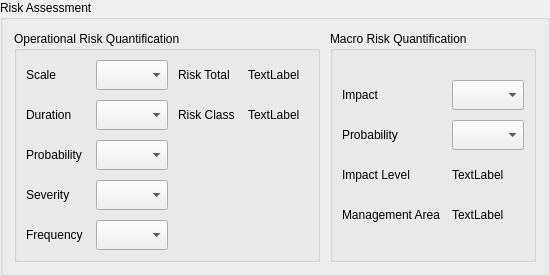
            <widget class="QGroupBox" name="gpb_RiskAssessment">
             <property name="minimumSize">
              <size>
               <width>0</width>
               <height>100</height>
              </size>
             </property>
             <property name="title">
              <string>Risk Assessment</string>
             </property>
             <layout class="QGridLayout" name="gridLayout_4">
              <item row="0" column="0">
               <layout class="QGridLayout" name="glay_RiskAssessment">
                <property name="spacing">
                 <number>10</number>
                </property>
                <item row="0" column="0">
                 <layout class="QHBoxLayout" name="horizontalLayout">
                  <property name="spacing">
                   <number>10</number>
                  </property>
                  <item>
                   <widget class="QGroupBox" name="gpb_OperationalRisk">
                    <property name="title">
                     <string>Operational Risk Quantification</string>
                    </property>
                    <layout class="QGridLayout" name="gridLayout_6">
                     <item row="0" column="0">
                      <layout class="QGridLayout" name="gridLayout">
                       <property name="spacing">
                        <number>10</number>
                       </property>
                       <item row="3" column="1">
                        <widget class="QComboBox" name="comboBox_4">
                         <property name="minimumSize">
                          <size>
                           <width>0</width>
                           <height>30</height>
                          </size>
                         </property>
                         <property name="maximumSize">
                          <size>
                           <width>16777215</width>
                           <height>30</height>
                          </size>
                         </property>
                        </widget>
                       </item>
                       <item row="0" column="1">
                        <widget class="QComboBox" name="comboBox">
                         <property name="minimumSize">
                          <size>
                           <width>0</width>
                           <height>30</height>
                          </size>
                         </property>
                         <property name="maximumSize">
                          <size>
                           <width>16777215</width>
                           <height>30</height>
                          </size>
                         </property>
                        </widget>
                       </item>
                       <item row="1" column="0">
                        <widget class="QLabel" name="label_2">
                         <property name="minimumSize">
                          <size>
                           <width>60</width>
                           <height>30</height>
                          </size>
                         </property>
                         <property name="maximumSize">
                          <size>
                           <width>60</width>
                           <height>30</height>
                          </size>
                         </property>
                         <property name="text">
                          <string>Duration</string>
                         </property>
                        </widget>
                       </item>
                       <item row="0" column="0">
                        <widget class="QLabel" name="label">
                         <property name="minimumSize">
                          <size>
                           <width>60</width>
                           <height>30</height>
                          </size>
                         </property>
                         <property name="maximumSize">
                          <size>
                           <width>60</width>
                           <height>30</height>
                          </size>
                         </property>
                         <property name="text">
                          <string>Scale</string>
                         </property>
                        </widget>
                       </item>
                       <item row="2" column="0">
                        <widget class="QLabel" name="label_3">
                         <property name="minimumSize">
                          <size>
                           <width>60</width>
                           <height>30</height>
                          </size>
                         </property>
                         <property name="maximumSize">
                          <size>
                           <width>60</width>
                           <height>30</height>
                          </size>
                         </property>
                         <property name="text">
                          <string>Probability</string>
                         </property>
                        </widget>
                       </item>
                       <item row="1" column="1">
                        <widget class="QComboBox" name="comboBox_2">
                         <property name="minimumSize">
                          <size>
                           <width>0</width>
                           <height>30</height>
                          </size>
                         </property>
                         <property name="maximumSize">
                          <size>
                           <width>16777215</width>
                           <height>30</height>
                          </size>
                         </property>
                        </widget>
                       </item>
                       <item row="0" column="2">
                        <widget class="QLabel" name="label_6">
                         <property name="minimumSize">
                          <size>
                           <width>60</width>
                           <height>30</height>
                          </size>
                         </property>
                         <property name="maximumSize">
                          <size>
                           <width>60</width>
                           <height>30</height>
                          </size>
                         </property>
                         <property name="text">
                          <string>Risk Total</string>
                         </property>
                        </widget>
                       </item>
                       <item row="4" column="0">
                        <widget class="QLabel" name="label_5">
                         <property name="minimumSize">
                          <size>
                           <width>60</width>
                           <height>30</height>
                          </size>
                         </property>
                         <property name="maximumSize">
                          <size>
                           <width>60</width>
                           <height>30</height>
                          </size>
                         </property>
                         <property name="text">
                          <string>Frequency</string>
                         </property>
                        </widget>
                       </item>
                       <item row="1" column="2">
                        <widget class="QLabel" name="label_7">
                         <property name="minimumSize">
                          <size>
                           <width>60</width>
                           <height>30</height>
                          </size>
                         </property>
                         <property name="maximumSize">
                          <size>
                           <width>60</width>
                           <height>30</height>
                          </size>
                         </property>
                         <property name="text">
                          <string>Risk Class</string>
                         </property>
                        </widget>
                       </item>
                       <item row="4" column="1">
                        <widget class="QComboBox" name="comboBox_5">
                         <property name="minimumSize">
                          <size>
                           <width>0</width>
                           <height>30</height>
                          </size>
                         </property>
                         <property name="maximumSize">
                          <size>
                           <width>16777215</width>
                           <height>30</height>
                          </size>
                         </property>
                        </widget>
                       </item>
                       <item row="2" column="1">
                        <widget class="QComboBox" name="comboBox_3">
                         <property name="minimumSize">
                          <size>
                           <width>0</width>
                           <height>30</height>
                          </size>
                         </property>
                         <property name="maximumSize">
                          <size>
                           <width>16777215</width>
                           <height>30</height>
                          </size>
                         </property>
                        </widget>
                       </item>
                       <item row="3" column="0">
                        <widget class="QLabel" name="label_4">
                         <property name="minimumSize">
                          <size>
                           <width>60</width>
                           <height>30</height>
                          </size>
                         </property>
                         <property name="maximumSize">
                          <size>
                           <width>60</width>
                           <height>30</height>
                          </size>
                         </property>
                         <property name="text">
                          <string>Severity</string>
                         </property>
                        </widget>
                       </item>
                       <item row="0" column="3">
                        <widget class="QLabel" name="label_8">
                         <property name="minimumSize">
                          <size>
                           <width>60</width>
                           <height>30</height>
                          </size>
                         </property>
                         <property name="maximumSize">
                          <size>
                           <width>60</width>
                           <height>30</height>
                          </size>
                         </property>
                         <property name="text">
                          <string>TextLabel</string>
                         </property>
                        </widget>
                       </item>
                       <item row="1" column="3">
                        <widget class="QLabel" name="label_9">
                         <property name="minimumSize">
                          <size>
                           <width>60</width>
                           <height>30</height>
                          </size>
                         </property>
                         <property name="maximumSize">
                          <size>
                           <width>60</width>
                           <height>30</height>
                          </size>
                         </property>
                         <property name="text">
                          <string>TextLabel</string>
                         </property>
                        </widget>
                       </item>
                      </layout>
                     </item>
                    </layout>
                   </widget>
                  </item>
                  <item>
                   <widget class="QGroupBox" name="gpb_MacroRisk">
                    <property name="title">
                     <string>Macro Risk Quantification</string>
                    </property>
                    <layout class="QGridLayout" name="gridLayout_8">
                     <item row="0" column="0">
                      <layout class="QGridLayout" name="gridLayout_7">
                       <property name="spacing">
                        <number>10</number>
                       </property>
                       <item row="1" column="0">
                        <widget class="QLabel" name="label_11">
                         <property name="minimumSize">
                          <size>
                           <width>100</width>
                           <height>30</height>
                          </size>
                         </property>
                         <property name="maximumSize">
                          <size>
                           <width>100</width>
                           <height>30</height>
                          </size>
                         </property>
                         <property name="text">
                          <string>Probability</string>
                         </property>
                        </widget>
                       </item>
                       <item row="2" column="0">
                        <widget class="QLabel" name="label_12">
                         <property name="minimumSize">
                          <size>
                           <width>100</width>
                           <height>30</height>
                          </size>
                         </property>
                         <property name="maximumSize">
                          <size>
                           <width>100</width>
                           <height>30</height>
                          </size>
                         </property>
                         <property name="text">
                          <string>Impact Level</string>
                         </property>
                        </widget>
                       </item>
                       <item row="3" column="0">
                        <widget class="QLabel" name="label_13">
                         <property name="minimumSize">
                          <size>
                           <width>100</width>
                           <height>30</height>
                          </size>
                         </property>
                         <property name="maximumSize">
                          <size>
                           <width>100</width>
                           <height>30</height>
                          </size>
                         </property>
                         <property name="text">
                          <string>Management Area</string>
                         </property>
                        </widget>
                       </item>
                       <item row="0" column="0">
                        <widget class="QLabel" name="label_10">
                         <property name="minimumSize">
                          <size>
                           <width>100</width>
                           <height>30</height>
                          </size>
                         </property>
                         <property name="maximumSize">
                          <size>
                           <width>100</width>
                           <height>30</height>
                          </size>
                         </property>
                         <property name="text">
                          <string>Impact</string>
                         </property>
                        </widget>
                       </item>
                       <item row="0" column="1">
                        <widget class="QComboBox" name="comboBox_6">
                         <property name="minimumSize">
                          <size>
                           <width>0</width>
                           <height>30</height>
                          </size>
                         </property>
                         <property name="maximumSize">
                          <size>
                           <width>16777215</width>
                           <height>30</height>
                          </size>
                         </property>
                        </widget>
                       </item>
                       <item row="1" column="1">
                        <widget class="QComboBox" name="comboBox_7">
                         <property name="minimumSize">
                          <size>
                           <width>0</width>
                           <height>30</height>
                          </size>
                         </property>
                         <property name="maximumSize">
                          <size>
                           <width>16777215</width>
                           <height>30</height>
                          </size>
                         </property>
                        </widget>
                       </item>
                       <item row="2" column="1">
                        <widget class="QLabel" name="label_14">
                         <property name="minimumSize">
                          <size>
                           <width>0</width>
                           <height>30</height>
                          </size>
                         </property>
                         <property name="maximumSize">
                          <size>
                           <width>16777215</width>
                           <height>30</height>
                          </size>
                         </property>
                         <property name="text">
                          <string>TextLabel</string>
                         </property>
                         <property name="wordWrap">
                          <bool>true</bool>
                         </property>
                        </widget>
                       </item>
                       <item row="3" column="1">
                        <widget class="QLabel" name="label_15">
                         <property name="minimumSize">
                          <size>
                           <width>0</width>
                           <height>30</height>
                          </size>
                         </property>
                         <property name="maximumSize">
                          <size>
                           <width>16777215</width>
                           <height>30</height>
                          </size>
                         </property>
                         <property name="text">
                          <string>TextLabel</string>
                         </property>
                         <property name="wordWrap">
                          <bool>true</bool>
                         </property>
                        </widget>
                       </item>
                      </layout>
                     </item>
                    </layout>
                   </widget>
                  </item>
                 </layout>
                </item>
               </layout>
              </item>
             </layout>
            </widget>
